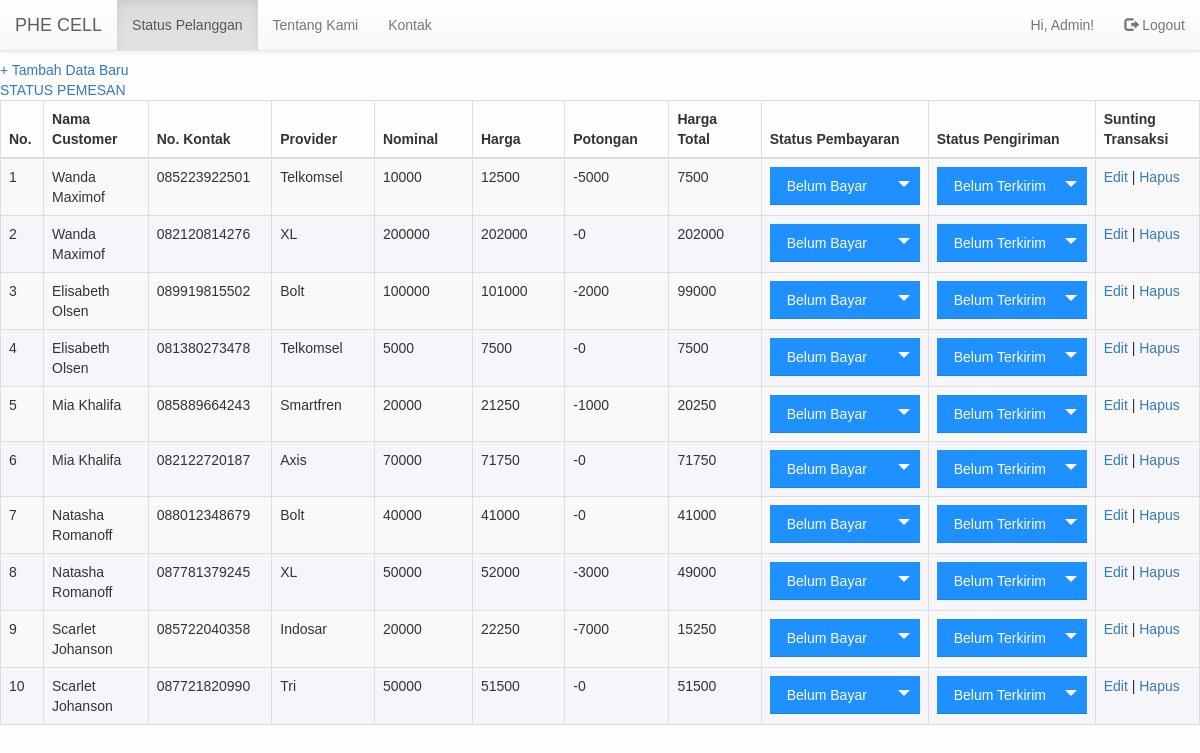
Page /status_transaksi.php on the committed database.
### tables this page shows
create table pesanan(
    id_pesanan char(15) PRIMARY KEY, 
    waktu timestamp, 
    status_pembayaran boolean DEFAULT false, 
    status_pengiriman boolean DEFAULT false, 
    nomor_hp char(12) NOT NULL, 
    nominal int(7), 
username char(20), id_produk char(4), kd_promo char(16) DEFAULT '', id_admin char(6), 
FOREIGN KEY (username) REFERENCES customer(username),
FOREIGN KEY (id_produk) REFERENCES produk(id_produk),
FOREIGN KEY (kd_promo) REFERENCES promo(kd_promo),
FOREIGN KEY (id_admin) REFERENCES admin(id_admin)
);

create table if not exists customer(
    username char(20) PRIMARY KEY, 
    nama_cust varchar(30) NOT NULL, 
    password_cust char(20) NOT NULL
);

create table if not exists produk(
    id_produk char(4) PRIMARY KEY, 
    nama_operator varchar(10) NOT NULL, 
    harga_tambahan int(7)
);

create table if not exists promo(
    kd_promo char(16) PRIMARY KEY, 
    potongan int(7), 
    status boolean DEFAULT true
);

### status_transaksi.php (the view, shortened to what this page needs)
<!DOCTYPE html>
<html>
<head>
	<link rel="stylesheet" href="https://maxcdn.bootstrapcdn.com/bootstrap/3.3.6/css/bootstrap.min.css">
  <link rel="stylesheet" href="https://maxcdn.bootstrapcdn.com/bootstrap/3.3.6/css/bootstrap-theme.min.css">
  <link rel="stylesheet" type="text/css" href="style.css">
</head>
<body class="inapp">
		  <nav class="navbar navbar-default navbar navbar-fixed-top">
        <div class="container-fluid">
                <div class="navbar-header">
                    <a class="navbar-brand">PHE CELL</a>
                </div>
                <div class="collapse navbar-collapse" id="bs-example-navbar-collapse-1">
                    <ul class="nav navbar-nav">
                        <li class="active"><a>Status Pelanggan <span class="sr-only">(current)</span></a></li>
                        <li><a href="#">Tentang Kami</a></li>
                        <li><a href="#">Kontak</a></li>
                    </ul>
                    <ul class="nav navbar-nav navbar-right">
                        <li><a>Hi, Admin!</a></li>
                        <li><a href="#"><span class="glyphicon glyphicon-log-out"></span> Logout</a></li>
                    </ul>
                </div>
            </div>
    </nav>
    <br/>
    <br/>
    <br/>
    <a href="add.php">+ Tambah Data Baru</a>
	<div>
		<a class="text-lg-center text-uppercase">Status Pemesan</a>
		<table class="table table-bordered table-striped table-hover">
			<thead>
				<tr>
					<th class="short">No.</th>
					<th class="normal">Nama Customer</th>
					<th class="normal">No. Kontak</th>
					<th class="normal">Provider</th>
          <th class="normal">Nominal</th>
          <th class="normal">Harga</th>
        	<th class="normal">Potongan</th>
          <th class="normal">Harga Total</th>
          <th class="normal">Status Pembayaran</th>
          <th class="normal">Status Pengiriman</th>
          <th class="normal">Sunting Transaksi</th>
				</tr>
      </thead>
        			<?php
                $query_mysql = mysql_query("SELECT * FROM pesanan NATURAL JOIN customer NATURAL JOIN produk NATURAL JOIN promo")or die(mysql_error());
                $nomor = 1;
                while($data = mysql_fetch_array($query_mysql)){
                ?>
                <tr>
                    <td><?php echo $nomor++; ?></td>
                    <td><?php echo $data['nama_cust']; ?></td>
                    <td><?php echo $data['nomor_hp']; ?></td>
                    <td><?php echo $data['nama_operator']; ?></td>
                    <td><?php echo $data['nominal'];?></td>
                    <td><?php echo $data['nominal']+$data['harga_tambahan'];?></td>
                    <td><?php echo "-".$data['potongan'];?></td>
                    <td><?php echo $data['nominal']+$data['harga_tambahan']-$data['potongan'];?></td>
                    <td>
											<div class="kustom-select" style="width:150px;">
											<select>
											<option value="0">Belum Bayar</option>
											</select>
											</div>
										</td>
                    <td>
											<div class="kustom-select" style="width:150px;">
											<select>
											<option value="0">Belum Terkirim</option>
											</select>
											</div>
										</td>
                    <td>
                        <a class="edit" href="edit.php?id=<?php echo $data['id_pesanan']; ?>">Edit</a> |
                        <a class="hapus" href="delete.php?id=<?php echo $data['id_pesanan']; ?>">Hapus</a>
                    </td>
                </tr>
            <?php } ?>
		</table>
	   </div>
</body>

### style.css (style rules this page uses)
body { font-family: sans-serif; background: #b7cac9; }
.inapp { font-family: sans-serif; background: #fdfdfd; }
.short { width: 50px; }
.normal { width: 150px; }
thead th { text-align: left; padding: 10px; }
tbody td { border-top: 1px solid #e3e3e3; padding: 10px; }
tbody tr:nth-child(even) { background: #F6F5FA; }
.kustom-select { position: relative; font-family: Arial; }
.kustom-select select { display: none; }

### rows in the picture
pesanan: username.nama_cust "Wanda Maximof", nomor_hp "085223922501", id_produk.nama_operator "Telkomsel", nominal "10000", $data['nominal']+$data['harga_tambahan'] "12500", kd_promo.potongan "5000", $data['nominal']+$data['harga_tambahan']-$data['potongan'] "7500"
pesanan: username.nama_cust "Wanda Maximof", nomor_hp "082120814276", id_produk.nama_operator "XL", nominal "200000", $data['nominal']+$data['harga_tambahan'] "202000", kd_promo.potongan "0", $data['nominal']+$data['harga_tambahan']-$data['potongan'] "202000"
pesanan: username.nama_cust "Elisabeth Olsen", nomor_hp "089919815502", id_produk.nama_operator "Bolt", nominal "100000", $data['nominal']+$data['harga_tambahan'] "101000", kd_promo.potongan "2000", $data['nominal']+$data['harga_tambahan']-$data['potongan'] "99000"
pesanan: username.nama_cust "Elisabeth Olsen", nomor_hp "081380273478", id_produk.nama_operator "Telkomsel", nominal "5000", $data['nominal']+$data['harga_tambahan'] "7500", kd_promo.potongan "0", $data['nominal']+$data['harga_tambahan']-$data['potongan'] "7500"
pesanan: username.nama_cust "Mia Khalifa", nomor_hp "085889664243", id_produk.nama_operator "Smartfren", nominal "20000", $data['nominal']+$data['harga_tambahan'] "21250", kd_promo.potongan "1000", $data['nominal']+$data['harga_tambahan']-$data['potongan'] "20250"
pesanan: username.nama_cust "Mia Khalifa", nomor_hp "082122720187", id_produk.nama_operator "Axis", nominal "70000", $data['nominal']+$data['harga_tambahan'] "71750", kd_promo.potongan "0", $data['nominal']+$data['harga_tambahan']-$data['potongan'] "71750"
pesanan: username.nama_cust "Natasha Romanoff", nomor_hp "088012348679", id_produk.nama_operator "Bolt", nominal "40000", $data['nominal']+$data['harga_tambahan'] "41000", kd_promo.potongan "0", $data['nominal']+$data['harga_tambahan']-$data['potongan'] "41000"
pesanan: username.nama_cust "Natasha Romanoff", nomor_hp "087781379245", id_produk.nama_operator "XL", nominal "50000", $data['nominal']+$data['harga_tambahan'] "52000", kd_promo.potongan "3000", $data['nominal']+$data['harga_tambahan']-$data['potongan'] "49000"
pesanan: username.nama_cust "Scarlet Johanson", nomor_hp "085722040358", id_produk.nama_operator "Indosar", nominal "20000", $data['nominal']+$data['harga_tambahan'] "22250", kd_promo.potongan "7000", $data['nominal']+$data['harga_tambahan']-$data['potongan'] "15250"
pesanan: username.nama_cust "Scarlet Johanson", nomor_hp "087721820990", id_produk.nama_operator "Tri", nominal "50000", $data['nominal']+$data['harga_tambahan'] "51500", kd_promo.potongan "0", $data['nominal']+$data['harga_tambahan']-$data['potongan'] "51500"
